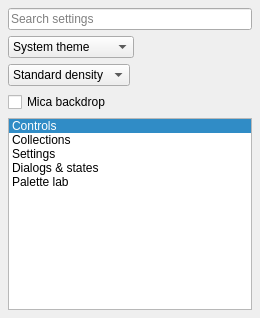
     <widget class="QWidget" name="navigationPanel">
      <property name="maximumSize"><size><width>260</width><height>16777215</height></size></property>
      <layout class="QVBoxLayout" name="navigationLayout">
       <property name="leftMargin"><number>8</number></property><property name="topMargin"><number>8</number></property><property name="rightMargin"><number>8</number></property><property name="bottomMargin"><number>8</number></property>
       <item><widget class="QLineEdit" name="searchSettings"><property name="placeholderText"><string>Search settings</string></property><property name="clearButtonEnabled"><bool>true</bool></property></widget></item>
       <item><widget class="QComboBox" name="themeCombo"><property name="sizePolicy"><sizepolicy hsizetype="Fixed" vsizetype="Fixed"><horstretch>0</horstretch><verstretch>0</verstretch></sizepolicy></property><property name="accessibleName"><string>Theme</string></property><property name="sizeAdjustPolicy"><enum>QComboBox::AdjustToContents</enum></property><property name="minimumContentsLength"><number>12</number></property><item><property name="text"><string>System theme</string></property></item><item><property name="text"><string>Light</string></property></item><item><property name="text"><string>Dark</string></property></item></widget></item>
       <item><widget class="QComboBox" name="densityCombo"><property name="sizePolicy"><sizepolicy hsizetype="Fixed" vsizetype="Fixed"><horstretch>0</horstretch><verstretch>0</verstretch></sizepolicy></property><property name="accessibleName"><string>Density</string></property><property name="sizeAdjustPolicy"><enum>QComboBox::AdjustToContents</enum></property><item><property name="text"><string>Standard density</string></property></item><item><property name="text"><string>Compact density</string></property></item></widget></item>
       <item><widget class="QCheckBox" name="micaToggle"><property name="text"><string>Mica backdrop</string></property><property name="checked"><bool>false</bool></property></widget></item>
       <item><widget class="QListWidget" name="navigationList">
       <property name="winuiNavigationView" stdset="0"><bool>true</bool></property>
        <property name="currentRow"><number>0</number></property>
        <item><property name="text"><string>Controls</string></property></item>
        <item><property name="text"><string>Collections</string></property></item>
        <item><property name="text"><string>Settings</string></property></item>
        <item><property name="text"><string>Dialogs &amp; states</string></property></item>
        <item><property name="text"><string>Palette lab</string></property></item>
       </widget></item>
      </layout>
     </widget>
